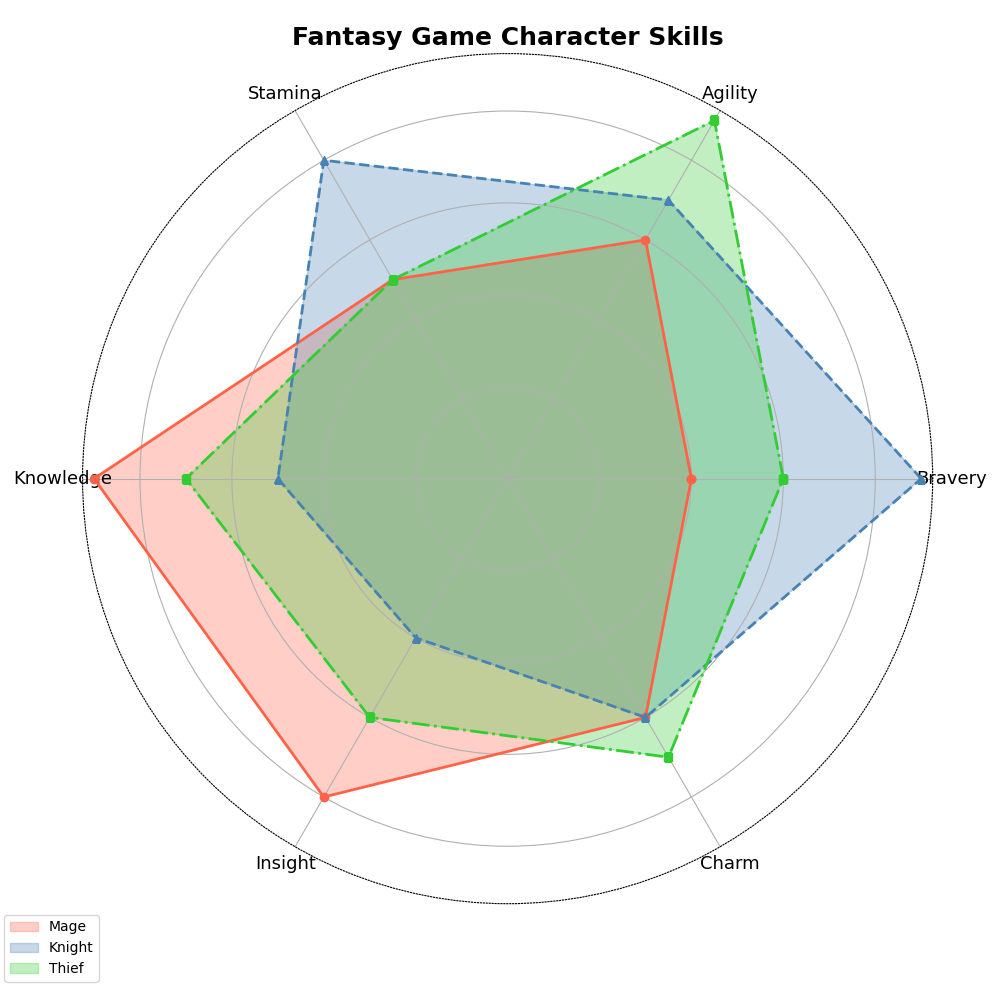

Generate this figure with Python:
import matplotlib.pyplot as plt
import numpy as np

categories = ['Bravery', 'Agility', 'Stamina', 'Knowledge', 'Insight', 'Charm']
n_vars = len(categories)

mage = [4, 6, 5, 9, 8, 6]
knight = [9, 7, 8, 5, 4, 6]
thief = [6, 9, 5, 7, 6, 7]

mage += mage[:1]
knight += knight[:1]
thief += thief[:1]

angles = np.linspace(0, 2 * np.pi, n_vars, endpoint=False).tolist()
angles += angles[:1]

fig, ax = plt.subplots(figsize=(10, 10), subplot_kw=dict(polar=True))

# Using different colors and line styles
colors = ['#FF6347', '#4682B4', '#32CD32']
markers = ['o', '^', 's']  # Circle, Triangle, Square
line_styles = ['-', '--', '-.']

ax.fill(angles, mage, color=colors[0], alpha=0.3, label='Mage')
ax.plot(angles, mage, color=colors[0], linewidth=2, linestyle=line_styles[0], marker=markers[0])

ax.fill(angles, knight, color=colors[1], alpha=0.3, label='Knight')
ax.plot(angles, knight, color=colors[1], linewidth=2, linestyle=line_styles[1], marker=markers[1])

ax.fill(angles, thief, color=colors[2], alpha=0.3, label='Thief')
ax.plot(angles, thief, color=colors[2], linewidth=2, linestyle=line_styles[2], marker=markers[2])

# Set grid and border
ax.grid(True)  # Enable grid
ax.spines['polar'].set_linestyle('dotted')  # Change border to dotted

ax.set_xticks(angles[:-1])
ax.set_xticklabels(categories, fontsize=13)

plt.title('Fantasy Game Character Skills', size=18, weight='bold')
ax.legend(loc='lower left', bbox_to_anchor=(-0.1, -0.1))  # Move legend

ax.set_yticklabels([])
ax.set_rlabel_position(0)

plt.tight_layout()
plt.show()
